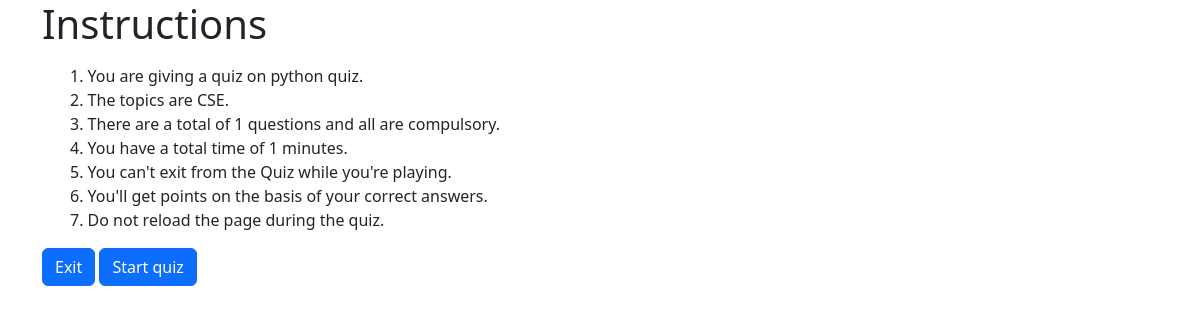
/instr/python quiz, run on the app's committed database.
### quizocrats/models.py (models this page shows)
class quizzes(models.Model):
    quiz_name=models.CharField(max_length=50)
    topics=models.TextField()
    questions=models.IntegerField()
    time=models.IntegerField()

### quizocrats/views.py (the view)
# urls.py: path('instr/<name>',views.instr,name='instr'),
def instr(request,name):
  quiz=quizzes.objects.filter(quiz_name=name)[0]
  context={
    'quiz': quiz
  }
  return render(request,'instructions.html',context)

### quizocrats/templates/instructions.html (shortened to what this page needs)
<!doctype html>
<html lang="en">
  <head>
    <link href="https://cdn.jsdelivr.net/npm/bootstrap@5.3.0/dist/css/bootstrap.min.css" rel="stylesheet">
  </head>
  <body>
    <div class="info_box container">
        <div class="info-title"><span><h1>Instructions</h1></span></div>
        <div class="info-list container m-3">
            <div class="info">1. You are giving a quiz on {{quiz.quiz_name}}.</div>
            <div class="info">2. The topics are {{quiz.topics}}.</div>
            <div class="info">3. There are a total of {{quiz.questions}} questions and all are compulsory.</div>
            <div class="info">4. You have a total time of {{quiz.time}} minutes. </div>
            <div class="info">5. You can't exit from the Quiz while you're playing.</div>
            <div class="info">6. You'll get points on the basis of your correct answers.</div>
            <div class="info">7. Do not reload the page during the quiz.</div>
        </div>
        <div class="buttons">
            <a href="{% url 'quizzes' %}" class="btn btn-primary">Exit</a>
            <a href="/adminquiz/{{quiz.quiz_name}}" class="btn btn-primary">Start quiz</a>
        </div>
    </div>
  </body>
</html>

### data on the page
quizzes: quiz_name "python quiz", topics "CSE", questions "1", time "1"
